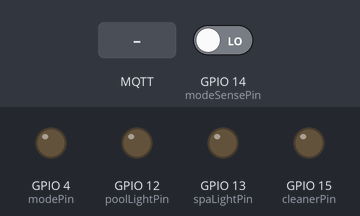
Bench run of a sketch on a simulated ESP8266 (NodeMCU). Parts: output pins drawn as LEDs (lit = HIGH). The inputs (shaded band) are chosen by the test bench; at power-on: GPIO 14 (modeSensePin) LOW. WiFi joins after 1.5 s; servers stay silent unless stated; no MQTT or app messages arrive unless stated; what the sketch prints to the serial monitor is not drawn.

Above: at 2.7 s.
2.8 s: MQTT message "SPA" arrives on the first subscribed topic
At 3.4 s:
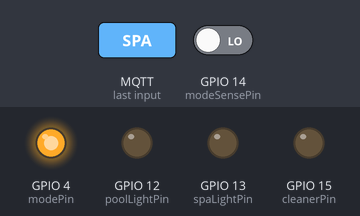
5.1 s: MQTT message "Pool_Light" arrives on the first subscribed topic
At 8.8 s:
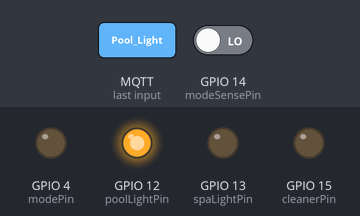
8.9 s: MQTT message "Spa_Light" arrives on the first subscribed topic
At 12.6 s:
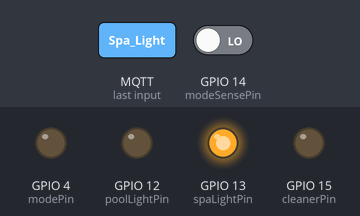
12.7 s: MQTT message "Cleaner" arrives on the first subscribed topic
At 16.8 s:
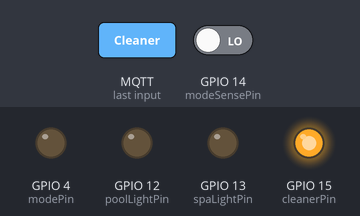
Timing chart, 0 to 17.5 s (numbered marks = the images above; inputs shaded):
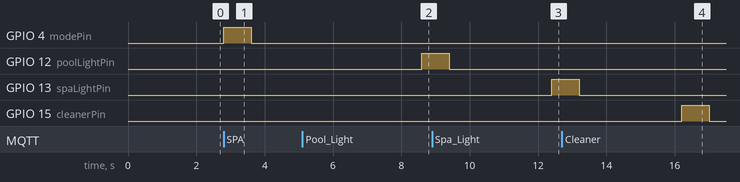

Measured:
- after the input at 2.8 s, GPIO 4 (modePin): LOW → HIGH at once, → LOW 0.80 s later
- after the input at 5.1 s, GPIO 12 (poolLightPin): LOW → HIGH after 3.5 s
- after the input at 8.9 s, GPIO 13 (spaLightPin): LOW → HIGH after 3.5 s
- after the input at 12.7 s, GPIO 15 (cleanerPin): LOW → HIGH after 3.5 s, → LOW 0.80 s later

The sketch:

PoolMCU_CONFIGURE.ino
```cpp
#include <SimpleTimer.h>  //https://github.com/jfturcot/SimpleTimer
#include <ESP8266WiFi.h>
#include <PubSubClient.h>  //https://github.com/knolleary/pubsubclient
#include <ESP8266mDNS.h>
#include <WiFiUdp.h>
#include <ArduinoOTA.h>  //https://github.com/esp8266/Arduino/tree/master/libraries/ArduinoOTA


//USER CONFIGURED SECTION START//
const char* ssid = "YOUR_WIRELESS_SSID";
const char* password = "YOUR_WIRELESS_SSID";
const char* mqtt_server = "YOUR_MQTT_SERVER_ADDRESS";
const int mqtt_port = 1883;
const char *mqtt_user = "YOUR_MQTT_USERNAME";
const char *mqtt_pass = "YOUR_MQTT_PASSWORD";
const char *mqtt_client_name = "PoolMCU"; // Client connections can't have the same connection name
//USER CONFIGURED SECTION END//

WiFiClient espClient;
PubSubClient client(espClient);
SimpleTimer timer;

// Pins
const int cleanerPin = 15; //marked as D8 on the board
const int spaLightPin = 13;  //marked as D7 on the board
const int poolLightPin = 12; //marked as D6 on the board
const int tempPin = A0;//marked as A0 on the board
const int modePin = 4;  //marked as D2 on the board
const int modeSensePin = 14; //marked as D5 on the board

// Variables
String currentStatus = "POOL";
String newStatus = "POOL";
int gateOldStatus = 1;
int oldTemp = 0;
String oldStatus = "0";
char temperature[50];
char poolMode[50];
bool boot = true;
bool checkDebounce = false;
int newGate = 1;
bool connectWifi();

//Functions
void setup_wifi()
{
  Serial.println();
  Serial.print("Connecting to ");
  Serial.println(ssid);
  WiFi.begin(ssid, password);
  while (WiFi.status() != WL_CONNECTED)
  {
    delay(500);
    Serial.print(".");
  }
  Serial.println("");
  Serial.println("WiFi connected");
  Serial.println("IP address: ");
  Serial.println(WiFi.localIP());
}

void reconnect()
{
  int retries = 0;
  while (!client.connected()) {
    if(retries < 5)
    {
      Serial.print("Attempting MQTT connection...");
      if (client.connect(mqtt_client_name, mqtt_user, mqtt_pass))
      {
        Serial.println("connected");
        if(boot == false)
        {
          client.publish("checkIn/poolMCU", "Reconnected");
        }
        if(boot == true)
        {
          client.publish("checkIn/poolMCU", "Rebooted");
          boot = false;
        }
        client.subscribe("commands/pool");
      }
      else
      {
        Serial.print("failed, rc=");
        Serial.print(client.state());
        Serial.println(" try again in 5 seconds");
        retries++;
        delay(5000);
      }
    }
    if(retries > 5)
    {
    ESP.restart();
    }
  }
}

void callback(char* topic, byte* payload, unsigned int length)
{
  Serial.print("Message arrived [");
  String newTopic = topic;
  Serial.print(topic);
  Serial.print("] ");
  payload[length] = '\0';
  String newPayload = String((char *)payload);
  Serial.println(newPayload);
  Serial.println();
  if (newTopic == "commands/pool")
    {
      if (currentStatus == "SPA" && newPayload == "POOL")
      {
        digitalWrite(modePin, HIGH);
        delay(800);
        digitalWrite(modePin, LOW);
        delay(2000);
        currentStatus = "POOL";
      }
      if (currentStatus == "POOL" && newPayload == "SPA")
      {
        digitalWrite(modePin, HIGH);
        delay(800);
        digitalWrite(modePin, LOW);
        delay(2000);
        currentStatus = "SPA";
      }
      if(newPayload == "Pool_Light")
      {
        digitalWrite(poolLightPin, HIGH);
        Serial.println("Sending Pool Light");
        delay(800);
        digitalWrite(poolLightPin, LOW);
      }

      if(newPayload == "Spa_Light")
      {
        digitalWrite(spaLightPin, HIGH);
        Serial.println("Sending Spa Light");
        delay(800);
        digitalWrite(spaLightPin, LOW);
      }
      if(newPayload == "Cleaner")
      {
        digitalWrite(cleanerPin, HIGH);
        Serial.println("Sending Cleaner");
        delay(800);
        digitalWrite(cleanerPin, LOW);
      }
    }
}

void getPoolMode()
{
  if (pulseIn(modeSensePin, HIGH, 3000000) > 100)
  {
    currentStatus = "SPA";
    if(currentStatus != oldStatus)
    {
      client.publish("pool/mode","SPA", true);
      oldStatus = currentStatus;
    }
  }
  else if(digitalRead(modeSensePin) == HIGH)
  {
    currentStatus = "SPA";
    if(currentStatus != oldStatus)
    {
      client.publish("pool/mode","SPA", true);
      oldStatus = currentStatus;
    }
  }
  else
  {
    currentStatus = "POOL";
    if(currentStatus != oldStatus)
    {
      client.publish("pool/mode","POOL", true);
      oldStatus = currentStatus;
    }
  }
}


void checkIn()
{
  client.publish("checkIn/poolMCU","OK");
}


void getTemperature() {
  if(checkDebounce == false)
  {
    uint8_t i;
    float average;
    int samples[50];
    float numerator = 1;
    float denominator = 1;

    // take 50 samples in a row, with a slight delay
    for (i=0; i< 50; i++) {
     samples[i] = analogRead(tempPin);
     delay(10);
    }

    // average all the samples out
    average = 0;
    for (i=0; i< 50; i++) {
       average += samples[i];
    }
    average /= 50;

    // convert the value to resistance
    numerator = -31000 * average;
    denominator = (3.3 * average) -5155;  // might need to change -5155 to 5*max ADC value
    average = numerator / denominator;
    Serial.print("Thermistor resistance ");
    Serial.println(average);

    // convert to temperature in F
    float steinhart;
    steinhart = average / 10000;     // (R/Ro)
    steinhart = log(steinhart);                  // ln(R/Ro)
    steinhart /= 3915;                   // 1/B * ln(R/Ro)
    steinhart += 1.0 / (25 + 273.15); // + (1/To)
    steinhart = 1.0 / steinhart;                 // Invert
    steinhart -= 273.15;                         // convert to C
    int tempcalc = steinhart * 9 / 5 + 32;           // convert to F
    String temp_str = String(tempcalc);
    temp_str.toCharArray(temperature, temp_str.length() + 1);
    client.publish("pool/temperature", temperature);
  }
}


void setup()
{
  Serial.begin(115200);
  // GPIO Pin Setup
  pinMode(tempPin, INPUT);
  pinMode(modeSensePin, INPUT);
  pinMode(modePin, OUTPUT);
  pinMode(spaLightPin, OUTPUT);
  pinMode(poolLightPin, OUTPUT);
  pinMode(cleanerPin, OUTPUT);
  digitalWrite(cleanerPin, LOW);
  digitalWrite(modePin, LOW);
  digitalWrite(spaLightPin, LOW);
  digitalWrite(poolLightPin, LOW);
  setup_wifi();
  client.setServer(mqtt_server, mqtt_port);
  client.setCallback(callback);
  ArduinoOTA.setHostname("PoolMCU");
  ArduinoOTA.begin();
  timer.setInterval(30000, getTemperature);
  timer.setInterval(3000, getPoolMode);
  timer.setInterval(120000, checkIn);
}

void loop()
{
  if (!client.connected())
  {
    reconnect();
  }
  client.loop();
  ArduinoOTA.handle();
  timer.run();
}
```
